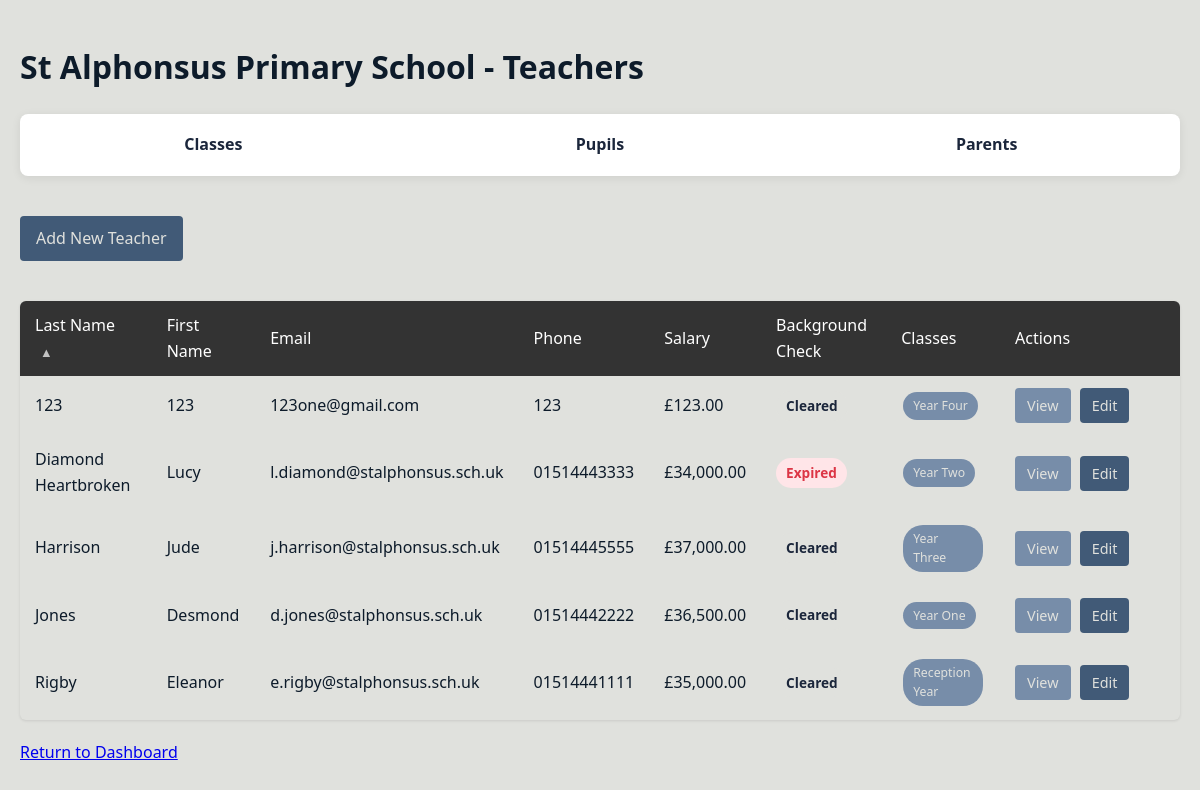
The page /teachers/view_teachers.php on the database its author committed.
### tables this page shows
CREATE TABLE `Teachers` (
  `teacher_id` int(11) NOT NULL,
  `first_name` varchar(50) NOT NULL,
  `last_name` varchar(50) NOT NULL,
  `address_line1` varchar(100) NOT NULL,
  `address_line2` varchar(100) DEFAULT NULL,
  `city` varchar(50) NOT NULL,
  `postcode` varchar(10) NOT NULL,
  `phone` varchar(20) DEFAULT NULL,
  `email` varchar(100) NOT NULL,
  `annual_salary` decimal(10,2) NOT NULL,
  `background_check_status` enum('Pending','Cleared','Expired','Not Required') NOT NULL DEFAULT 'Pending'
);

### teachers/view_teachers.php (the view, shortened to what this page needs)
<?php
require_once(__DIR__ . '/../includes/db_connect.php');
$teachers = [];
$sort_field = isset($_GET['sort']) ? $_GET['sort'] : 'last_name';
$sort_order = isset($_GET['order']) && $_GET['order'] === 'desc' ? 'DESC' : 'ASC';
$sql = "SELECT teacher_id, first_name, last_name, city, email, phone, annual_salary, background_check_status
       FROM Teachers t
       ORDER BY $sort_field $sort_order";
if ($result = $mysqli->query($sql)) {
    while ($row = $result->fetch_assoc()) {
        $row['classes'] = [];
        $teachers[$row['teacher_id']] = $row;
    }
} else {
    $message = "Error: " . $mysqli->error;
}
if (!empty($teachers)) {
    $teacher_ids = array_keys($teachers);
    $teacher_ids_str = implode(',', $teacher_ids);
    $classes_sql = "SELECT c.teacher_id, c.class_name
                   FROM Classes c
                   WHERE c.teacher_id IN ($teacher_ids_str)
                   ORDER BY c.class_name";
    if ($classes_result = $mysqli->query($classes_sql)) {
        while ($class_row = $classes_result->fetch_assoc()) {
            $teacher_id = $class_row['teacher_id'];
            $teachers[$teacher_id]['classes'][] = $class_row['class_name'];
        }
    } else {
        $message = "Error loading classes: " . $mysqli->error;
    }
    $teachers = array_values($teachers);
}
function formatSalary($salary) {
    return '£' . number_format($salary, 2);
}
function getStatusClass($status) {
    switch ($status) {
        case 'Cleared':
            return 'status-cleared';
        case 'Expired':
            return 'status-expired';
    }
}
?>
<!DOCTYPE html>
<html lang="en">
<head>
    <link rel="stylesheet" href="../css/style.css">
</head>
<body>
    <div class="container-wide">
        <h1>St Alphonsus Primary School - Teachers</h1>
         <div class="main-navigation">
            <a href="../classes/view_classes.php" class="nav-item">Classes</a>
            <a href="../pupil/view_pupils.php" class="nav-item">Pupils</a>
            <a href="../parents/view_parents.php" class="nav-item">Parents</a>
        </div>
        <a href="add_teacher.php" class="add-btn">Add New Teacher</a>
        <?php if (empty($teachers)): ?>
            <div class="no-records">
                <p>No teachers found in the database.</p>
            </div>
        <?php else: ?>
            <table>
                <thead>
                    <tr>
                        <th>
                            <a href="?sort=last_name&order=<?php echo ($sort_field === 'last_name' && $sort_order === 'ASC') ? 'desc' : 'asc'; ?>">
                                Last Name
                                <?php if ($sort_field === 'last_name'): ?>
                                    <span class="sort-icon <?php echo $sort_order === 'ASC' ? 'sort-asc' : ''; ?>"></span>
                                <?php endif; ?>
                            </a>
                        </th>
                        <th>
                            <a href="?sort=first_name&order=<?php echo ($sort_field === 'first_name' && $sort_order === 'ASC') ? 'desc' : 'asc'; ?>">
                                First Name
                            </a>
                        </th>
                        <th>
                            <a href="?sort=email&order=<?php echo ($sort_field === 'email' && $sort_order === 'ASC') ? 'desc' : 'asc'; ?>">
                                Email
                            </a>
                        </th>
                        <th>Phone</th>
                        <th>
                            <a href="?sort=annual_salary&order=<?php echo ($sort_field === 'annual_salary' && $sort_order === 'ASC') ? 'desc' : 'asc'; ?>">
                                Salary
                            </a>
                        </th>
                        <th>
                            <a href="?sort=background_check_status&order=<?php echo ($sort_field === 'background_check_status' && $sort_order === 'ASC') ? 'desc' : 'asc'; ?>">
                                Background Check
                            </a>
                        </th>
                        <th>Classes</th>
                        <th class="actions-col">Actions</th>
                    </tr>
                </thead>
                <tbody>
                    <?php foreach ($teachers as $teacher): ?>
                        <tr>
                            <td><?php echo htmlspecialchars($teacher['last_name']); ?></td>
                            <td><?php echo htmlspecialchars($teacher['first_name']); ?></td>
                            <td><?php echo htmlspecialchars($teacher['email']); ?></td>
                            <td><?php echo $teacher['phone'] ? htmlspecialchars($teacher['phone']) : '-'; ?></td>
                            <td><?php echo formatSalary($teacher['annual_salary']); ?></td>
                            <td>
                                <span class="status-badge <?php echo getStatusClass($teacher['background_check_status']); ?>">
                                    <?php echo htmlspecialchars($teacher['background_check_status']); ?>
                                </span>
                            </td>
                            <td class="class-names">
                                <?php if (empty($teacher['classes'])): ?>
                                    <span class="no-classes">No classes</span>
                                <?php else: ?>
                                    <?php foreach ($teacher['classes'] as $class): ?>
                                        <span class="class-badge"><?php echo htmlspecialchars($class); ?></span>
                                    <?php endforeach; ?>
                                <?php endif; ?>
                            </td>
                            <td>
                                <a href="view_teacher.php?id=<?php echo $teacher['teacher_id']; ?>" class="actions-btn">View</a>
                                <a href="edit_teacher.php?id=<?php echo $teacher['teacher_id']; ?>" class="actions-btn edit-btn">Edit</a>
                            </td>
                        </tr>
                    <?php endforeach; ?>
                </tbody>
            </table>
        <?php endif; ?>
        <p style="margin-top: 20px;"><a href="../index.php">Return to Dashboard</a></p>
    </div>
</body>
</html>

### css/style.css (style rules this page uses)
body { font-family: 'Segoe UI', Tahoma, Geneva, Verdana, sans-serif; line-height: 1.6; color: #0d1b2aff; background-color: #e0e1ddff; margin: 0; padding: 0; }
table { width: 100%; border-collapse: collapse; margin-top: 25px; border-radius: 6px; overflow: hidden; box-shadow: 0 1px 3px rgba(0,0,0,0.1); }
th, td { padding: 12px 15px; text-align: left; }
th { background-color: #1b263bff; color: #e0e1ddff; font-weight: 500; cursor: pointer; }
tr:nth-child(even) { background-color: #e0e1ddff; }
.actions-col { width: 150px; }
.actions-btn { display: inline-block; padding: 6px 12px; margin-right: 5px; background-color: #778da9ff; color: #e0e1ddff; text-decoration: none; border-radius: 4px; font-size: 0.9em; transition: background-color 0.3s; }
.edit-btn { background-color: #415a77ff; }
.add-btn { display: inline-block; padding: 10px 16px; background-color: #415a77ff; color: #e0e1ddff; text-decoration: none; border-radius: 4px; margin-bottom: 15px; font-weight: 500; transition: background-color 0.3s; }
.sort-icon::after { content: "▼"; display: inline-block; margin-left: 5px; font-size: 0.8em; opacity: 0.7; }
.sort-asc::after { content: "▲"; }
.status-badge { display: inline-block; padding: 4px 10px; border-radius: 20px; font-size: 0.85em; font-weight: 600; }
.status-cleared { background-color: #e0e1ddff; color: #1b263bff; }
.status-expired { background-color: #ffe5e8; color: #dc3545; }
.class-names { font-size: 0.9em; }
.class-badge { display: inline-block; padding: 4px 10px; margin: 2px; background-color: #778da9ff; border-radius: 20px; font-size: 0.85em; color: #e0e1ddff; font-weight: 500; }
.container-wide { max-width: 1200px; margin: 0 auto; padding: 20px; }
.main-navigation { display: flex; background-color: white; border-radius: 8px; margin-bottom: 40px; box-shadow: 0 2px 10px rgba(0,0,0,0.08); overflow: hidden; }
.nav-item { flex: 1; text-align: center; padding: 18px 10px; text-decoration: none; color: #1b263bff; font-weight: 600; transition: all 0.3s; }
table thead th { background-color: #333; color: white; }
table thead th a { color: white; text-decoration: none; }

### rows shown on the page
teachers: last_name "123", first_name "123", email "123one@gmail.com", phone "123", annual_salary "£123.00", background_check_status "Cleared", class "Year Four"
teachers: last_name "Diamond Heartbroken", first_name "Lucy", email "l.diamond@stalphonsus.sch.uk", phone "01514443333", annual_salary "£34,000.00", background_check_status "Expired", class "Year Two"
teachers: last_name "Harrison", first_name "Jude", email "j.harrison@stalphonsus.sch.uk", phone "01514445555", annual_salary "£37,000.00", background_check_status "Cleared", class "Year Three"
teachers: last_name "Jones", first_name "Desmond", email "d.jones@stalphonsus.sch.uk", phone "01514442222", annual_salary "£36,500.00", background_check_status "Cleared", class "Year One"
teachers: last_name "Rigby", first_name "Eleanor", email "e.rigby@stalphonsus.sch.uk", phone "01514441111", annual_salary "£35,000.00", background_check_status "Cleared", class "Reception Year"
